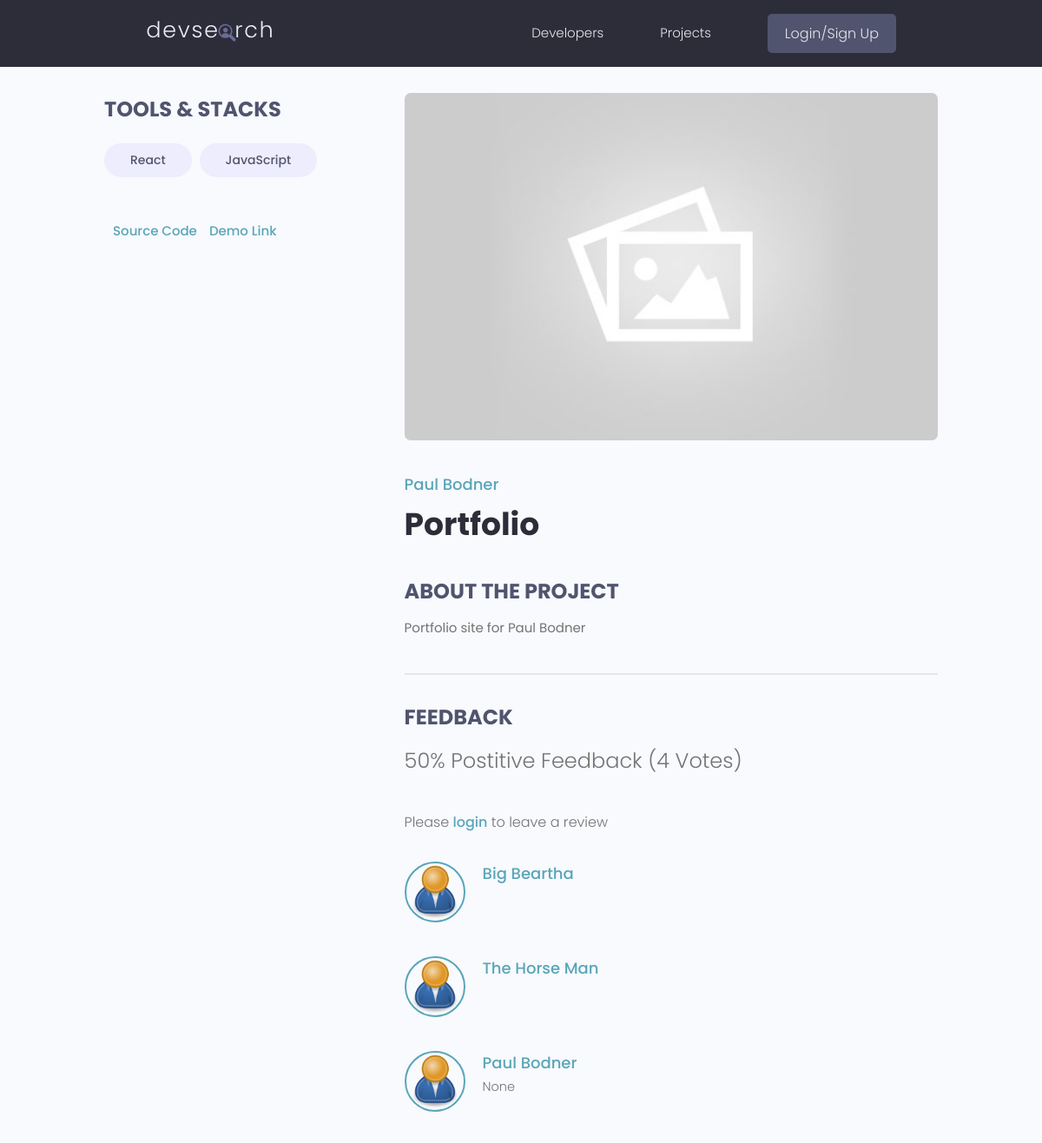
/projects/project/3e0de56d-8bd4-4cd8-8bc7-99946c54e711/, run on an earlier commit of the app's database.
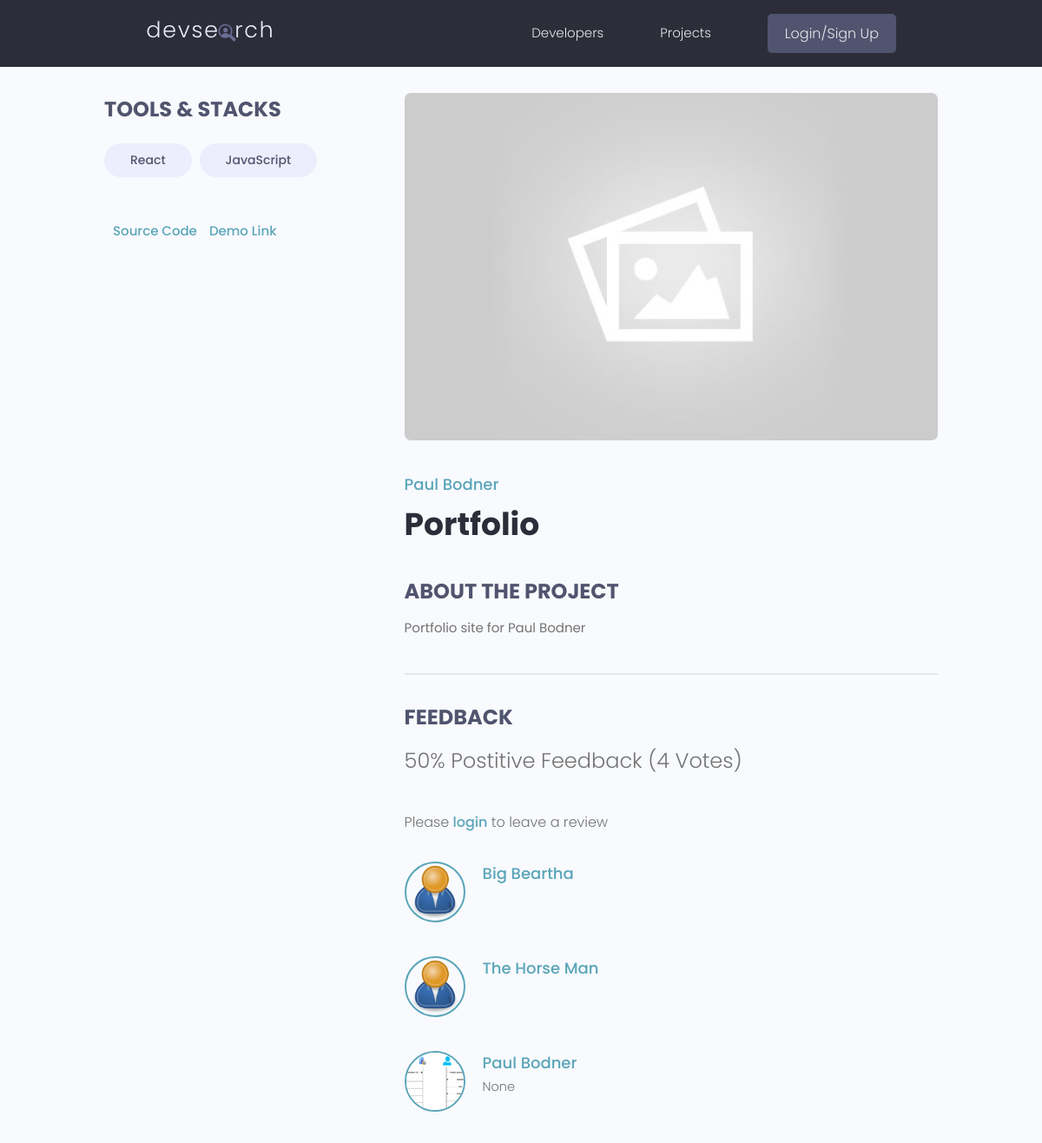
And on a later commit of the database.
### projects/models.py (models this page shows, shortened)
class Review(models.Model):
  VOTE_TYPE = (
    ('up', 'Up Vote'),
    ('down', 'Down Vote')
  )
  owner = models.ForeignKey(Profile, on_delete=models.CASCADE, null=True)
  project = models.ForeignKey(Project, on_delete=models.CASCADE)
  body = models.TextField(null=True, blank=True)
  value = models.CharField(max_length=200, choices=VOTE_TYPE)
  created = models.DateTimeField(auto_now_add=True)
  id = models.UUIDField(default=uuid.uuid4, unique=True, primary_key=True, editable=False)
  class Meta:
    unique_together = [['owner', 'project']]

### users/models.py (models this page shows, shortened)
class Profile(models.Model):
  user = models.OneToOneField(User, on_delete=models.CASCADE, null=True, blank=True,)
  name = models.CharField(max_length = 200, blank = True, null = True)
  email = models.EmailField(max_length=500, blank=True, null=True)
  username = models.CharField(max_length = 200, blank = True, null = True)
  username = models.CharField(max_length = 200, blank = True, null = True)
  short_intro = models.CharField(max_length = 200, blank = True, null = True)
  location = models.CharField(max_length = 200, blank = True, null = True)
  bio = models.TextField(max_length=500, blank=True, null=True)
  profile_image = models.ImageField(null = True, blank=True, upload_to='profiles/', default='profiles/user-default.png' )
  social_github = models.CharField(max_length = 200, blank = True, null = True)
  social_linkedIn= models.CharField(max_length = 200, blank = True, null = True)
  social_twitter = models.CharField(max_length = 200, blank = True, null = True)
  social_youtube = models.CharField(max_length = 200, blank = True, null = True)
  social_website = models.CharField(max_length = 200, blank = True, null = True)
  review_count = models.IntegerField(default=0)
  project_count = models.IntegerField(default=0)
  created = models.DateTimeField(auto_now_add=True)
  id = models.UUIDField(default=uuid.uuid4, unique=True, primary_key=True, editable=False)

### projects/views.py (the view, shortened to what this page needs)
# urls.py: path('project/<str:pk>/', views.getProject),
def project(request, pk):
  project = Project.objects.get(id=pk)
  form = ReviewForm()
  context = {
    "project": project,
    'form': form,
    }
  return render(request, 'projects/single-project.html', context)

### projects/models.py (called while the page is built)
  @property
  def reviewers(self):
    queryset = self.review_set.all().values_list('owner__id', flat=True)
    return queryset

### projects/templates/projects/single-project.html (shortened to what this page needs)
{% extends 'main.html' %}
{% block content %}
<main class="singleProject my-md">
  <div class="container">
    <div class="layout">
      <div class="column column--1of3">
        <h3 class="singleProject__subtitle">Tools & Stacks</h3>
        <div class="singleProject__toolStack">
          {% for tag in project.tags.all%}
          <span class="tag tag--pill tag--sub tag--lg">
            <small>{{ tag.name }}</small>
          </span>
          {% endfor %}
        </div>
        {% if project.source_link %}
        <a class="singleProject__liveLink" href="{{ project.source_link }}" target="_blank">Source Code
        </a>
        {% endif %}
        {% if project.demo_link %}
        <a class="singleProject__liveLink" href="{{ project.demo_link }}" target="_blank">Demo Link
        </a>
        {% endif %}
      </div>
      <div class="column column--2of3">
        <img class="singleProject__preview" src="{{ project.featured_image.url }}" alt="portfolio thumbnail" />
        {% if project.owner %}
        <a href="{% url 'user-profile' project.owner.id %}" class="singleProject__developer">{{ project.owner.name }}</a>
        {% else %}
        <p>Author Unknown</p>
        {% endif %}
        <h2 class="singleProject__title">{{ project.title }}</h2>
        <h3 class="singleProject__subtitle">About the Project</h3>
        <div class="singleProject__info">
          {{ project.description }}
        </div>
        <div class="comments">
          <h3 class="singleProject__subtitle">Feedback</h3>
          <h5 class="project--rating">
            {{ project.vote_ratio }}% Postitive Feedback ({{ project.vote_total }} Vote{{ project.vote_total|pluralize:"s" }})
          </h5>
          {% if request.user.profile.id in project.reviewers %}
            <p>You have already submitted your review for this project</p>
          {% elif not request.user.is_authenticated %}
            <p>Please <a href="{ url 'login' }?next{{ request.path }}">login</a> to leave a review</p>
          {% elif request.user.profile == project.owner%}
            <p>You cannot review your own project</p>
          {% endif %}
          <div class="commentList">
            {% for review in project.review_set.all %}
            <div class="comment">
              <a href="{% url 'user-profile' review.owner.id %}">
                <img class="avatar avatar--md"
                  src="{{ review.owner.profile_image.url }}" alt="user" />
              </a>
              <div class="comment__details">
                <a href="{% url 'user-profile' review.owner.id %}" class="comment__author">{{ review.owner.name }}</a>
                <p class="comment__info">{{ review.body|linebreaksbr }}</p>
              </div>
            </div>
            {% endfor %}
          </div>
        </div>
      </div>
    </div>
  </div>
</main>
{% endblock content %}

What changed in the data, as far as the page shows it:
changed through a linked row, Review "None": owner.profile_image: picture added in place of a placeholder
